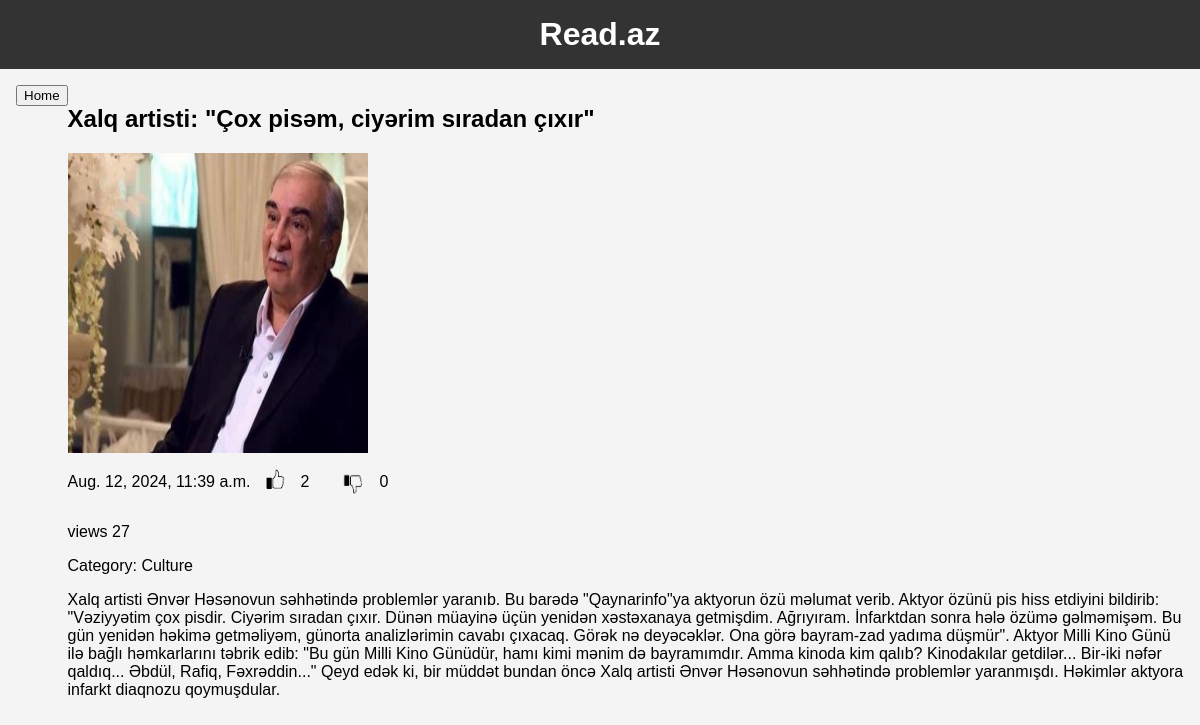
The page /detail/2/ on the database its author committed.
### news/models.py (models this page shows, shortened)
class New(models.Model):
    title = models.CharField(max_length=64)
    description = models.TextField()
    category = models.ForeignKey(Category, on_delete=models.CASCADE)
    created_at = models.DateTimeField(default=timezone.now , null= True, blank= True)
    updated_at = models.DateTimeField(auto_now=True)
    watch_count = models.PositiveIntegerField(default=0)
    available = models.BooleanField(default=True)
    image = models.ImageField(upload_to='media/%Y/%m/%d', blank=True)
    likes = models.PositiveIntegerField(default=0)
    dislikes = models.PositiveIntegerField(default=0)

class Category(models.Model):
    title = models.CharField(max_length=32)
    def __str__(self) -> str:
        return f'{self.title}'

### news/views.py (the view)
def post_detail(requset, id):
    post = New.objects.get(id=id)
    post.watch_count += 1
    post.save(update_fields=['watch_count'])
    context = {
        'post':post
    }
    return render (requset, 'news/details.html', context)

### news/templates/news/details.html (shortened to what this page needs)
{% extends "base.html" %}
{% load static %}
{% block content %}
<main>
    <a href="{% url 'home' %}"> <button>Home</button></a>
    <article class="news-detail">
        <h1>{{ post.title }}</h1>
        <img src="{{ post.image.url }}" alt="{{ post.title }}" class="news-detail-image" width="300" height="300" >
        <div class="like-dislike">
            <div class="like-section">
                <p class="category">{{ post.created_at }}</p>
                <img src="{% static 'images/like.png' %}" alt="Like" class="like-button" onclick="likePost({{ post.id }})">
                <span id="likes-{{ post.id }}">{{ post.likes }}</span>
            </div>
            <div class="dislike-section">
                <img src="{% static 'images/dislike.png' %}" alt="Dislike" class="dislike-button" onclick="dislikePost({{ post.id }})">
                <span id="dislikes-{{ post.id }}">{{ post.dislikes }}</span>
            </div>
        </div>
        <p class="category">views {{ post.watch_count }}</p>
        <p class="category"> Category: {{ post.category }}</p>
        <p class="description"> {{ post.description }}</p>
    </article>
</main>
{% endblock %}

### news/static/css/styles.css (style rules this page uses)
body { font-family: Arial, sans-serif; margin: 0; padding: 0; background-color: #f4f4f4; }
main { display: flex; justify-content: center; padding: 1rem; }
.like-dislike img { width: 40px; height: 40px; cursor: pointer; margin: 0 5px; }
.like-dislike { display: flex; gap: 20px; align-items: center; }
.like-section, .dislike-section { display: flex; align-items: center; }
.like-button, .dislike-button { width: 24px; height: 24px; cursor: pointer; margin-right: 5px; }

### rows shown on the page
New: title "Xalq artisti: \"Çox pisəm, ciyərim sıradan çıxır\"", image (picture), created_at "Aug. 12, 2024, 11:39 a.m.", likes "2", dislikes "0", watch_count "27", category "Culture", description "Xalq artisti Ənvər Həsənovun səhhətində problemlər yaranıb. Bu barədə \"Qaynarinfo\"ya aktyorun özü məlumat verib. Aktyor özünü pis hiss etdiyini bildirib: \"Vəziyyətim çox pisdir. Ciyərim sıradan çıxır. Dünən müayinə üçün yenidən xəstəxanaya getmişdim. Ağrıyıram. İnfarktdan sonra hələ özümə gəlməmişəm. Bu gün yenidən həkimə getməliyəm, günorta analizlərimin cavabı çıxacaq. Görək nə deyəcəklər. Ona görə bayram-zad yadıma düşmür\". Aktyor Milli Kino Günü ilə bağlı həmkarlarını təbrik edib: \"Bu gün Milli Kino Günüdür, hamı kimi mənim də bayramımdır. Amma kinoda kim qalıb? Kinodakılar getdilər... Bir-iki nəfər qaldıq... Əbdül, Rafiq, Fəxrəddin...\" Qeyd edək ki, bir müddət bundan öncə Xalq artisti…"
